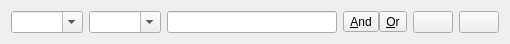
<?xml version="1.0" encoding="UTF-8"?>
<ui version="4.0">
 <class>Form</class>
 <widget class="QWidget" name="Form">
  <property name="geometry">
   <rect>
    <x>0</x>
    <y>0</y>
    <width>510</width>
    <height>38</height>
   </rect>
  </property>
  <property name="sizePolicy">
   <sizepolicy hsizetype="Expanding" vsizetype="Preferred">
    <horstretch>0</horstretch>
    <verstretch>0</verstretch>
   </sizepolicy>
  </property>
  <property name="windowTitle">
   <string>Form</string>
  </property>
  <layout class="QHBoxLayout" name="horizontalLayout_2">
   <item>
    <widget class="QComboBox" name="uiField">
     <property name="editable">
      <bool>true</bool>
     </property>
     <property name="insertPolicy">
      <enum>QComboBox::NoInsert</enum>
     </property>
    </widget>
   </item>
   <item>
    <widget class="QComboBox" name="uiOperator">
     <property name="editable">
      <bool>true</bool>
     </property>
     <property name="insertPolicy">
      <enum>QComboBox::NoInsert</enum>
     </property>
    </widget>
   </item>
   <item>
    <widget class="QLineEdit" name="uiValue">
     <property name="toolTip">
      <string>If operator is 'in' or 'not in' you may introduce a list of comma separated values.</string>
     </property>
    </widget>
   </item>
   <item>
    <layout class="QHBoxLayout" name="horizontalLayout">
     <property name="spacing">
      <number>0</number>
     </property>
     <property name="sizeConstraint">
      <enum>QLayout::SetDefaultConstraint</enum>
     </property>
     <item>
      <widget class="QToolButton" name="pushAnd">
       <property name="text">
        <string>&amp;And</string>
       </property>
       <property name="checkable">
        <bool>true</bool>
       </property>
      </widget>
     </item>
     <item>
      <widget class="QToolButton" name="pushOr">
       <property name="text">
        <string>&amp;Or</string>
       </property>
       <property name="checkable">
        <bool>true</bool>
       </property>
      </widget>
     </item>
    </layout>
   </item>
   <item>
    <widget class="QPushButton" name="pushNew">
     <property name="sizePolicy">
      <sizepolicy hsizetype="Fixed" vsizetype="Fixed">
       <horstretch>0</horstretch>
       <verstretch>0</verstretch>
      </sizepolicy>
     </property>
     <property name="text">
      <string/>
     </property>
     <property name="icon">
      <iconset resource="common.qrc">
       <normaloff>:/images/new.png</normaloff>:/images/new.png</iconset>
     </property>
    </widget>
   </item>
   <item>
    <widget class="QPushButton" name="pushRemove">
     <property name="sizePolicy">
      <sizepolicy hsizetype="Fixed" vsizetype="Fixed">
       <horstretch>0</horstretch>
       <verstretch>0</verstretch>
      </sizepolicy>
     </property>
     <property name="text">
      <string/>
     </property>
     <property name="icon">
      <iconset resource="common.qrc">
       <normaloff>:/images/trash.png</normaloff>:/images/trash.png</iconset>
     </property>
    </widget>
   </item>
  </layout>
 </widget>
 <resources>
  <include location="common.qrc"/>
 </resources>
 <connections/>
</ui>
